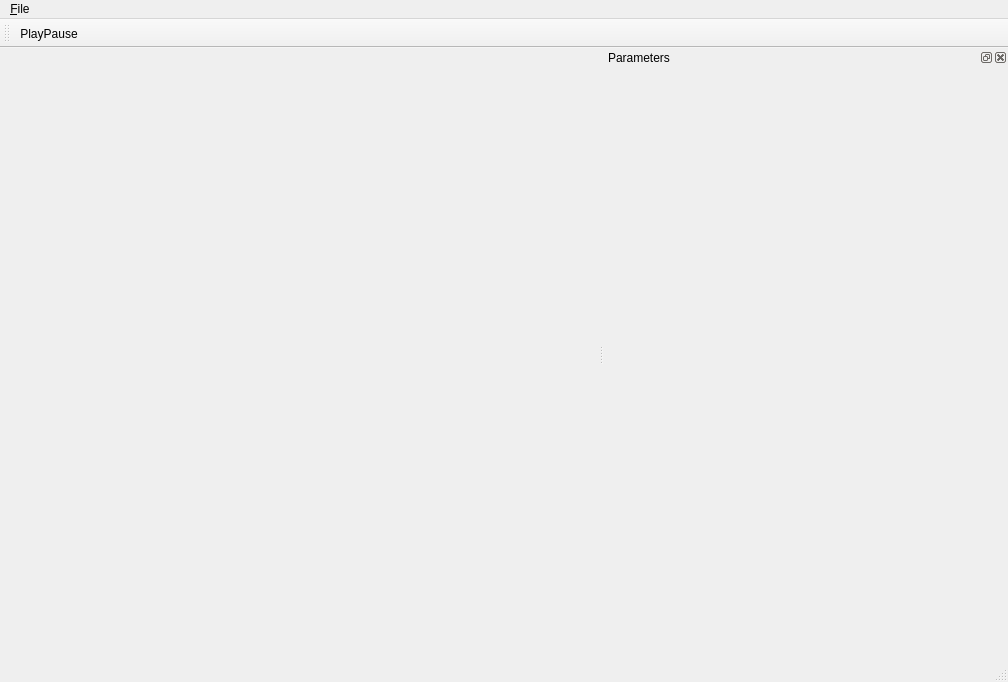
<?xml version="1.0" encoding="UTF-8"?>
<ui version="4.0">
 <class>QtDXSampleClass</class>
 <widget class="QMainWindow" name="QtDXSampleClass">
  <property name="geometry">
   <rect>
    <x>0</x>
    <y>0</y>
    <width>1008</width>
    <height>682</height>
   </rect>
  </property>
  <property name="windowTitle">
   <string>QtDXSample</string>
  </property>
  <widget class="QWidget" name="centralWidget"/>
  <widget class="QMenuBar" name="menuBar">
   <property name="geometry">
    <rect>
     <x>0</x>
     <y>0</y>
     <width>1008</width>
     <height>24</height>
    </rect>
   </property>
   <widget class="QMenu" name="menu_File">
    <property name="title">
     <string>&amp;File</string>
    </property>
    <addaction name="actionQuit"/>
   </widget>
   <addaction name="menu_File"/>
  </widget>
  <widget class="QToolBar" name="mainToolBar">
   <attribute name="toolBarArea">
    <enum>TopToolBarArea</enum>
   </attribute>
   <attribute name="toolBarBreak">
    <bool>false</bool>
   </attribute>
   <addaction name="actionPlayPause"/>
  </widget>
  <widget class="QStatusBar" name="statusBar"/>
  <widget class="QDockWidget" name="paramWidget">
   <property name="minimumSize">
    <size>
     <width>404</width>
     <height>93</height>
    </size>
   </property>
   <property name="allowedAreas">
    <set>Qt::LeftDockWidgetArea|Qt::RightDockWidgetArea</set>
   </property>
   <property name="windowTitle">
    <string>Parameters</string>
   </property>
   <attribute name="dockWidgetArea">
    <number>2</number>
   </attribute>
   <widget class="QWidget" name="paramWidgetContents"/>
  </widget>
  <action name="actionPlayPause">
   <property name="checkable">
    <bool>true</bool>
   </property>
   <property name="checked">
    <bool>false</bool>
   </property>
   <property name="enabled">
    <bool>true</bool>
   </property>
   <property name="icon">
    <iconset>
     <activeoff>:/Resources/media-play-16.png</activeoff>
     <activeon>:/Resources/media-pause-16.png</activeon>
     <selectedoff>:/Resources/media-pause-16.png</selectedoff>
     <selectedon>:/Resources/media-play-16.png</selectedon>
    </iconset>
   </property>
   <property name="text">
    <string>PlayPause</string>
   </property>
   <property name="toolTip">
    <string>Start/Pause Animation</string>
   </property>
   <property name="shortcut">
    <string>Ctrl+P</string>
   </property>
  </action>
  <action name="actionQuit">
   <property name="text">
    <string>Quit</string>
   </property>
  </action>
 </widget>
 <layoutdefault spacing="6" margin="11"/>
 <resources>
  <include location="qtdxsample.qrc"/>
 </resources>
 <connections>
  <connection>
   <sender>actionPlayPause</sender>
   <signal>triggered(bool)</signal>
   <receiver>QtDXSampleClass</receiver>
   <slot>toggleAnimation(bool)</slot>
   <hints>
    <hint type="sourcelabel">
     <x>-1</x>
     <y>-1</y>
    </hint>
    <hint type="destinationlabel">
     <x>319</x>
     <y>239</y>
    </hint>
   </hints>
  </connection>
 </connections>
 <slots>
  <slot>repaintCanvas()</slot>
  <slot>toggleAnimation(bool)</slot>
 </slots>
</ui>
